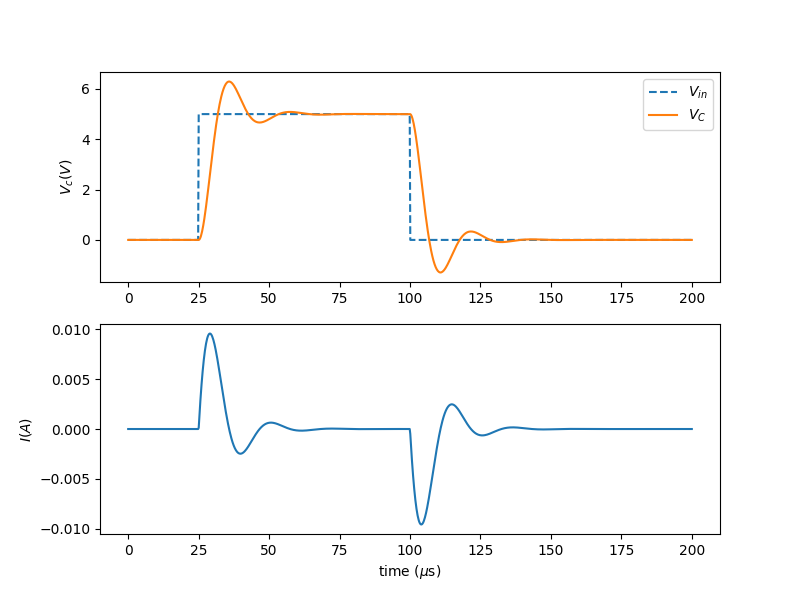

Here is the Python script that generated this plot:
import numpy
from matplotlib import pyplot
from scipy import integrate

L = 1e-3  # inductance: 1mH
C = 10e-9  # capacitance: 10nF
R = 250  # resistance: 250ohm


# function that returns dz/dt=[Vcdot, Idot]
def model(z, t):
    Vc = z[0]
    I = z[1]
    Vcdot = I / C
    if (t <= 100e-6 and 25e-6 < t):
        Vin = 5
    else:
        Vin = 0
    Idot = (Vin - Vc - I * R) / L
    return [Vcdot, Idot]


# initial condition
ic = [0, 0]
# time points
t = numpy.linspace(0, 200e-6, 1000)
u = numpy.zeros(1000)
u[125:500] = 5;
# solve ODE
states = integrate.odeint(model, ic, t)

# plot results
pyplot.figure(figsize=(8, 6))
pyplot.subplot(211)
pyplot.plot(t * 10 ** 6, u, '--', label=r'$V_{in}$')
pyplot.plot(t * 10 ** 6, states[:, 0], label=r'$V_C$')
pyplot.legend()
pyplot.ylabel(r'$V_c (V)$')
pyplot.subplot(212)
pyplot.plot(t * 10 ** 6, states[:, 1])
pyplot.xlabel(r'time ($\mu$s)')
pyplot.ylabel(r'$I (A)$')
pyplot.savefig("DynamicSys_1.png")
pyplot.show()
